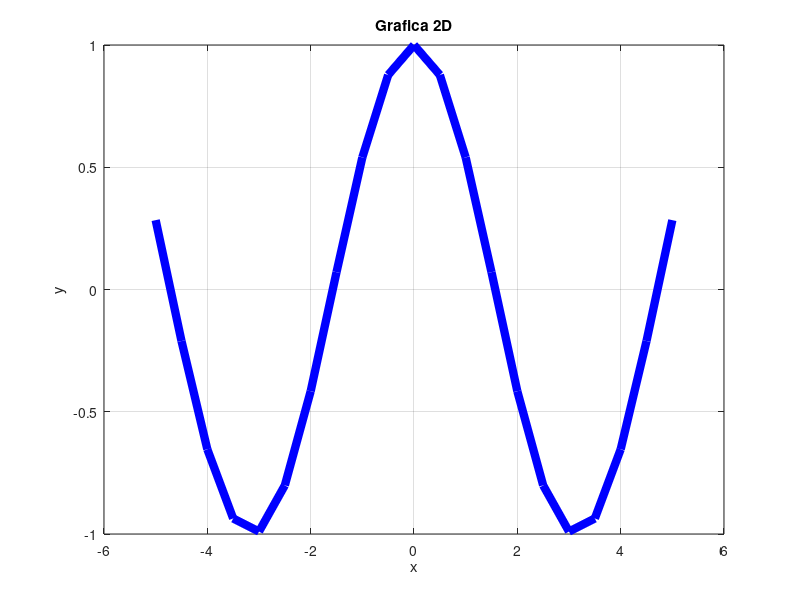

Reproduce this figure in MATLAB.
clc 
clear all 
close all 

%% Grafica 2D a partir de datos 
x = -5: 0.5: 5 %Vector x 
% y = x.^2 + x - 1 %vector y  
y= cos(x)
figure (1) 

plot(x,y, "b", 'LineWidth',6) 
grid 
title("Grafica 2D") 
ylabel("y")
xlabel("x")